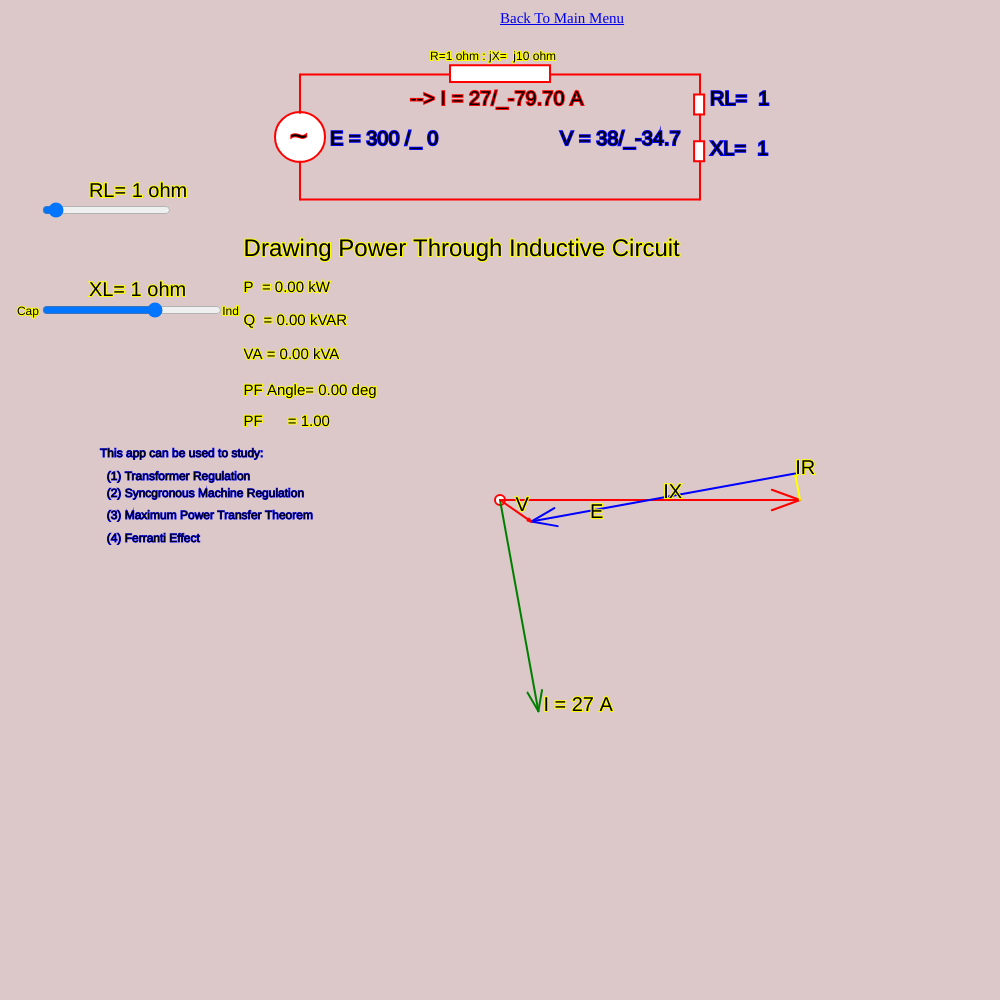
Frame 1 (no input)
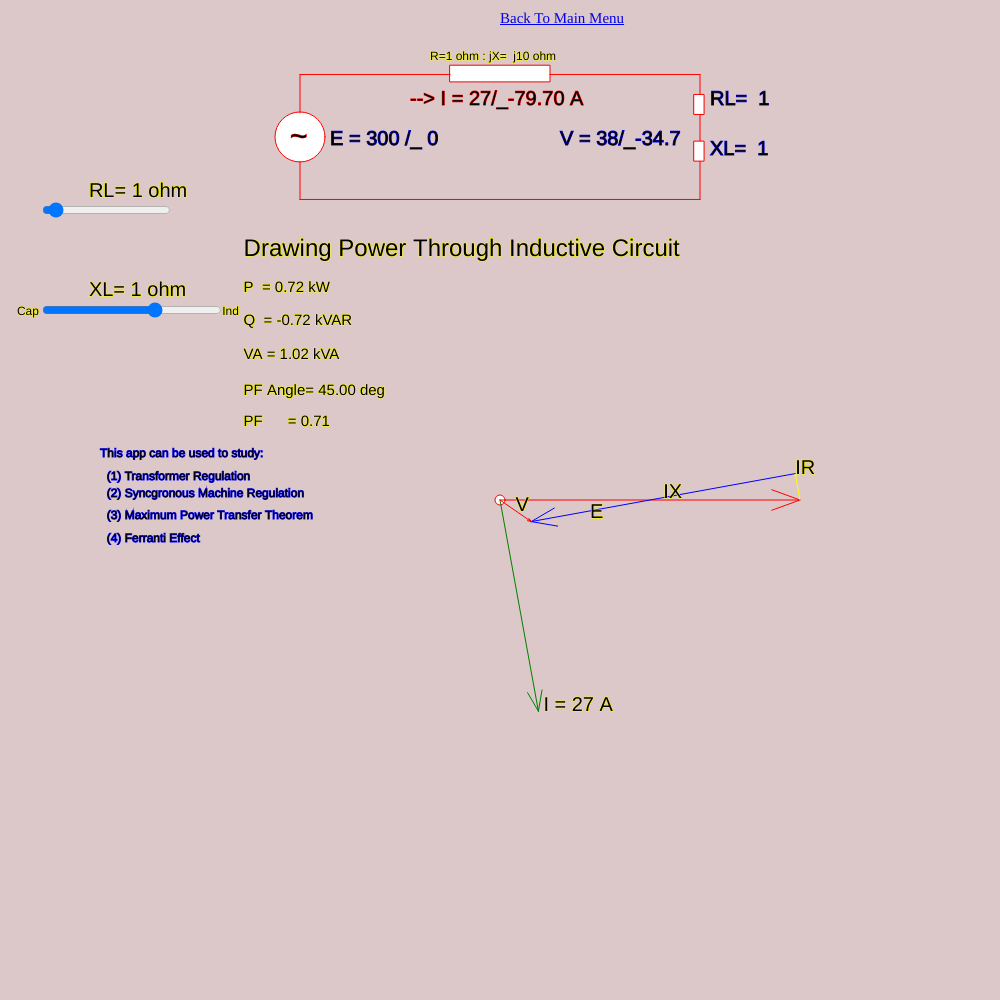
Frame 60 (no input)
Frame 120 (the mouse pressed at the canvas centre since frame 60): identical to frame 60, image omitted

The p5.js sketch that drew these frames (run headless with seeded random() and noise() and a simulated clock; from frame 60 on, the mouse is pressed at the canvas centre):

// p5.js sketch
// ── sketch.js
function setup() {
  createCanvas(1000, 1000);
  angleMode(DEGREES);
  
  stroke('red')
  xy=[0 ,0];xy1=[0 ,0];xy3=[0 ,0];xy4=[0 ,0];xy5=[0 ,0]
  
  strokeWeight(2)
  textSize(20)
  //amplifyCurrent=1
  E_mag=300;
  XbyR = 10// X/R ratio
  R=1
  X= XbyR * R
  P=0//active power P
  VA=0 //volt-amp
  Q=0//reactive power
  phi=0//angle bet V , I
  loadPfAngle=0
  addr="https://srbee.github.io/srbee/"
  linkText="Back To Main Menu"
  mantra="_blank"
  link=createA(addr,linkText,mantra)
  link.position(width/2,height/100)
  link.style("font-size",15+"px")
  
  XL_slider=createSlider(-15,10,1,1)//RL
  XL_slider.position(40,300)
  XL_slider.style('width', '180px');

  RL_slider=createSlider(0,20,1,.5)//XL
  RL_slider.position(40,200)
}// end of function setup()

function draw() {
 background(220,200,200);
 translate(width/2,height/2);
 circle(0,0,10)
 XL=XL_slider.value()
  
  RL=RL_slider.value()
  Rt=R+RL_slider.value()
  Xt=X+XL_slider.value()
  
  Zmag=sqrt(Rt*Rt+Xt*Xt)
  I_mag=E_mag/Zmag
  I_mag=I_mag
  ang=-1*atan2(Xt,Rt)
  //ang=ang.toFixed(2)
  
 xy1=phasor(xy[0],xy[1],E_mag,0)//E phasor 
 push();stroke('green')
 xy5=phasor(xy[0],xy[1],I_mag*8,ang)// current phasor
 
 pop()
 
 push();stroke(255,255,0)
 xy3=phasor(xy1[0],xy1[1],R*I_mag,ang+180)//IR drop 
 pop()
 
 push();stroke('blue')
 xy4=phasor(xy3[0],xy3[1],X*I_mag,ang+90+180)//IX drop 
 pop()
  V_mag= sqrt(xy4[0]*xy4[0]+xy4[1]*xy4[1])
  
 delta=atan2(xy4[1],xy4[0])
  //delta=atan2(xy4[1],xy[0])
 push()
 stroke(255,0,0)
 phasor(xy[0],xy[1],V_mag,-delta)//draws the V phasor
  
 pop()
 
 myText()
 phi=ang+delta
 P=((V_mag*I_mag*cos(phi))/1000)//kW
 VA=V_mag*I_mag/1000//kVA
 Q=((V_mag*I_mag*sin(phi))/1000)//kVAr
 loadPfAngle=atan(XL/RL)
  //print('loadpf='+loadPfAngle+'phi='+phi)
  
}//  end of draw()

function myText(){
  push()
  stroke('yellow')
  text('E',100-10,18)
  text('IR',xy3[0],xy3[1])
  text('IX',(xy3[0]+xy4[0])/2,(xy3[1]+xy4[1])/2)
  text('I = '+round(I_mag)+' A',xy5[0]+5,xy5[1])
  text(' XL= '+XL_slider.value()+' ohm',-width/2.4,-height/4.9)
  push();textSize(12)
  text('Cap',-width/2.07,-height/5.4)
  text('Ind',-width/3.6,-height/5.4)
  pop()
  push();textSize(24)
  text('Drawing Power Through Inductive Circuit',-width/3.9,-height/4.1)
  push();textSize(15)
  text('P  = '+P.toFixed(2)+' kW',-width/3.9,-height/4.8)
  text('Q  = '+Q.toFixed(2)+' kVAR',-width/3.9,-height/5.7)
  text('VA = '+VA.toFixed(2)+' kVA',-width/3.9,-height/7.1)
  text('PF Angle= '+loadPfAngle.toFixed(2)+' deg',-width/3.9,-height/9.5)
  text('PF      = '+cos(loadPfAngle).toFixed(2)+'',-width/3.9,-height/13.5)
  pop()
  pop()
  text(' RL= '+RL_slider.value()+' ohm',-width/2.4,-height/3.3)
  
  
  push();stroke('blue')
  // to supress displaying voltage angle if mgtd is zero
  if(round(V_mag)==0){text('V = '+round(V_mag),80,-240)}
  else {text('V = '+round(V_mag)+'/_'+(- delta.toFixed(2)),60,-355)}
  text('RL=  '+RL,210,-395)
  text('XL=  '+XL,210,-345)
   
  text('E = '+round(E_mag),-170,-355)
  text('/_ '+0,-95,-355)
  pop()
  stroke('yellow')
  text('V',xy4[0]/2,xy4[1]/2)
  stroke('yellow')
  push();textSize(12)
  text('R='+ R +' ohm'+ ' : jX= '+' j'+X+' ohm',-70,-440)
  pop()
  pop()
  text('--> I = '+round(I_mag)+'/_'+(ang.toFixed(2))+' A',-90,-395)
  
  myFig()
  addText()
}//end of function myText()

function phasor(start_x,start_y,Mgtd,theta){
  //==================================================
  //draws arrow from (sx,sy) of length M @/_theta
  //and returns (x,y) coods of end point
  //angleMode(DEGREES) required 
  //====================================================
  a=theta
  m=Mgtd
  x1=start_x ; y1=start_y
  x2=x1+m*cos(theta); y2=y1-m*sin(theta)
  turnBack=20
  aL=0.1//arrowLength=0.1
  aPI=a+180;//turn back angle
  a1=aPI-turnBack ; a2=aPI+turnBack;
  // advance and retard by 20 to 30 deg for good looking arrow
  x3=x2+aL*m*cos(a1);y3=y2-aL*m*sin(a1);
  x4=x2+aL*m*cos(a2);y4=y2-aL*m*sin(a2);
  
  line(x1,y1,x2,y2);
  line(x2,y2,x3,y3);
  line(x2,y2,x4,y4);
  
  return[x2,y2]
};// end of function phasor()

function myFig(){
  //rect(-50,-270,80,10)
  x= -width/20;y=-height/2.3;w=width/10;h=width/60
  rect(x,y,w,h)
  xaa=-width/20;ya=-height/2.35;xa=-width/5;yaa=ya
  line(xa,ya,xaa,yaa)//left conn line
  xbb= width/20;yb=-height/2.35;xb=+width/5;ybb=yb
  line(xa,ya+height/8,xb,ya+height/8)//bottom line
  line(xb,yb,xbb,ybb)//right conn line
  xc=xa;yc=ya+height/16;radius=50
  circle(xc,yc,radius)
  line(xa,ya,xa,ya+height/26)
  line(xa,ya+height/11.5,xa,ya+height/8)
  push();textSize(30)
  text('~',xa-width/100,ya+height/14)
  pop()
  line(xb,yb,xb,yb+height/50)
  bw=width/100;bh=height/50
  rect(xb-width/169,yb+height/50,bw,bh)//Rload box
  line(xb,yb+height/25,xb,yb+height/15)
  rect(xb-width/169,yb+height/15,bw,bh)
  line(xb,ya+height/8,xb,ya+height/11.5)
}//end of function myFig()

function addText(){
  strokeWeight(1)
  push();textSize(12);stroke('blue')
  text('This app can be used to study:',-width/2.5,-height/23)
  text('  (1) Transformer Regulation',-width/2.5,-height/50)
  text('  (2) Syncgronous Machine Regulation',-width/2.5,-height/340)
  text('  (3) Maximum Power Transfer Theorem',-width/2.5,height/54)
  text('  (4) Ferranti Effect',-width/2.5,height/24)
  pop()
}//end of function addText()
